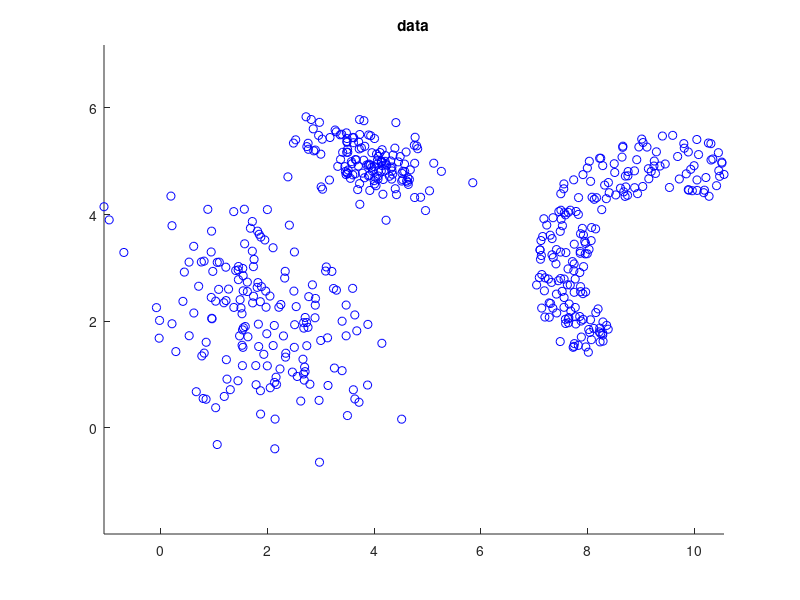
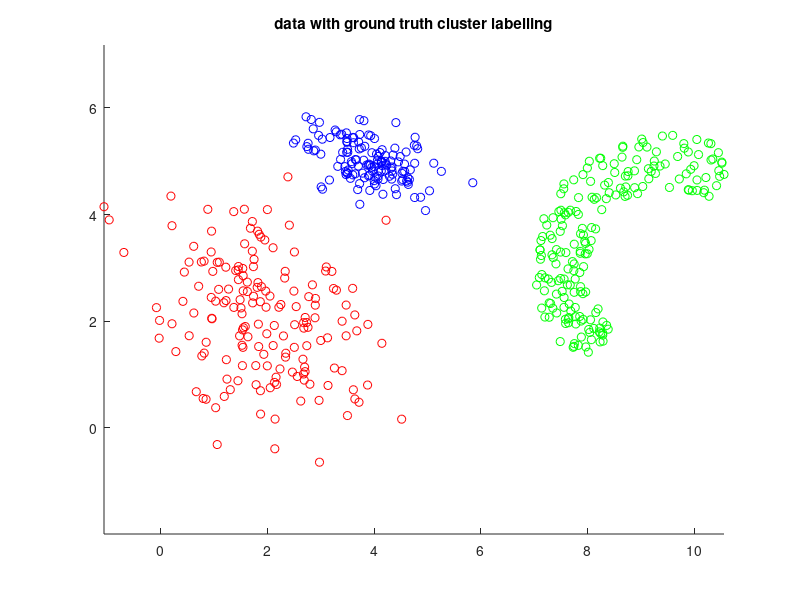

These charts were generated, in order, by the following MATLAB code: (Note: this script raises an error after producing the figures.)
clear all;
close all;
clc;

%% load data
load('data1.mat');
% load('data2.mat');

K = max(labels); % number of clusters

%% display data
figure;
scatter(X(1,:),X(2,:),'b');
axis equal;
title('data');

colors = {'b', 'r', 'g'};
figure;
for j = 1:K
    scatter( X(1,labels == j), X(2,labels == j), colors{j} );
    hold on;
end
axis equal;
title('data with ground truth cluster labelling');

%% cluster with k-means
perm = randperm(size(X,2));
Cinit = X(:,perm(1:K));

fprintf('k-means ... ');
tic;
[C, A] = Kmeans_Dummy(X, Cinit);
toc;

%% display clustering
figure;
for j = 1:K
    scatter( X(1,A == j), X(2,A == j), colors{j} );
    hold on;
    scatter( C(1,j), C(2,j), 100, colors{j}, 'fill' );
end
axis equal;
title('clustered data');
